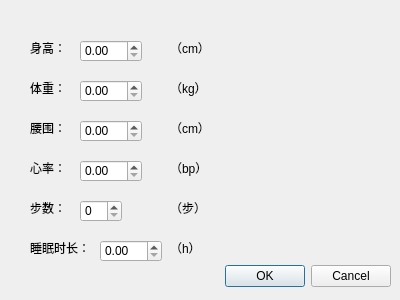
<?xml version="1.0" encoding="UTF-8"?>
<ui version="4.0">
 <class>VitalReDialog</class>
 <widget class="QDialog" name="VitalReDialog">
  <property name="geometry">
   <rect>
    <x>0</x>
    <y>0</y>
    <width>400</width>
    <height>300</height>
   </rect>
  </property>
  <property name="windowTitle">
   <string>Dialog</string>
  </property>
  <widget class="QDialogButtonBox" name="buttonBox">
   <property name="geometry">
    <rect>
     <x>50</x>
     <y>260</y>
     <width>341</width>
     <height>32</height>
    </rect>
   </property>
   <property name="orientation">
    <enum>Qt::Orientation::Horizontal</enum>
   </property>
   <property name="standardButtons">
    <set>QDialogButtonBox::StandardButton::Cancel|QDialogButtonBox::StandardButton::Ok</set>
   </property>
   <property name="centerButtons">
    <bool>false</bool>
   </property>
  </widget>
  <widget class="QSpinBox" name="stepspinBox">
   <property name="geometry">
    <rect>
     <x>80</x>
     <y>200</y>
     <width>42</width>
     <height>22</height>
    </rect>
   </property>
   <property name="maximum">
    <number>1000000</number>
   </property>
  </widget>
  <widget class="QDoubleSpinBox" name="weightSpinBox">
   <property name="geometry">
    <rect>
     <x>80</x>
     <y>80</y>
     <width>62</width>
     <height>22</height>
    </rect>
   </property>
   <property name="maximum">
    <double>300.000000000000000</double>
   </property>
  </widget>
  <widget class="QDoubleSpinBox" name="waistSpinBox_2">
   <property name="geometry">
    <rect>
     <x>80</x>
     <y>120</y>
     <width>62</width>
     <height>22</height>
    </rect>
   </property>
   <property name="maximum">
    <double>300.000000000000000</double>
   </property>
  </widget>
  <widget class="QDoubleSpinBox" name="heartrateSpinBox_3">
   <property name="geometry">
    <rect>
     <x>80</x>
     <y>160</y>
     <width>62</width>
     <height>22</height>
    </rect>
   </property>
   <property name="maximum">
    <double>350.000000000000000</double>
   </property>
  </widget>
  <widget class="QDoubleSpinBox" name="sleephSpinBox_4">
   <property name="geometry">
    <rect>
     <x>100</x>
     <y>240</y>
     <width>62</width>
     <height>22</height>
    </rect>
   </property>
   <property name="maximum">
    <double>48.000000000000000</double>
   </property>
  </widget>
  <widget class="QDoubleSpinBox" name="hightSpinBox">
   <property name="geometry">
    <rect>
     <x>80</x>
     <y>40</y>
     <width>62</width>
     <height>22</height>
    </rect>
   </property>
   <property name="maximum">
    <double>280.000000000000000</double>
   </property>
  </widget>
  <widget class="QLabel" name="label">
   <property name="geometry">
    <rect>
     <x>30</x>
     <y>40</y>
     <width>31</width>
     <height>16</height>
    </rect>
   </property>
   <property name="text">
    <string>身高：</string>
   </property>
  </widget>
  <widget class="QLabel" name="label_2">
   <property name="geometry">
    <rect>
     <x>30</x>
     <y>80</y>
     <width>31</width>
     <height>16</height>
    </rect>
   </property>
   <property name="text">
    <string>体重：</string>
   </property>
  </widget>
  <widget class="QLabel" name="label_3">
   <property name="geometry">
    <rect>
     <x>30</x>
     <y>160</y>
     <width>31</width>
     <height>16</height>
    </rect>
   </property>
   <property name="text">
    <string>心率：</string>
   </property>
  </widget>
  <widget class="QLabel" name="label_4">
   <property name="geometry">
    <rect>
     <x>30</x>
     <y>120</y>
     <width>31</width>
     <height>16</height>
    </rect>
   </property>
   <property name="text">
    <string>腰围：</string>
   </property>
  </widget>
  <widget class="QLabel" name="label_5">
   <property name="geometry">
    <rect>
     <x>30</x>
     <y>240</y>
     <width>61</width>
     <height>16</height>
    </rect>
   </property>
   <property name="text">
    <string>睡眠时长：</string>
   </property>
  </widget>
  <widget class="QLabel" name="label_6">
   <property name="geometry">
    <rect>
     <x>30</x>
     <y>200</y>
     <width>31</width>
     <height>16</height>
    </rect>
   </property>
   <property name="text">
    <string>步数：</string>
   </property>
  </widget>
  <widget class="QLabel" name="label_7">
   <property name="geometry">
    <rect>
     <x>170</x>
     <y>40</y>
     <width>41</width>
     <height>16</height>
    </rect>
   </property>
   <property name="text">
    <string>（cm）</string>
   </property>
  </widget>
  <widget class="QLabel" name="label_8">
   <property name="geometry">
    <rect>
     <x>170</x>
     <y>80</y>
     <width>41</width>
     <height>16</height>
    </rect>
   </property>
   <property name="text">
    <string>（kg）</string>
   </property>
  </widget>
  <widget class="QLabel" name="label_9">
   <property name="geometry">
    <rect>
     <x>170</x>
     <y>120</y>
     <width>41</width>
     <height>16</height>
    </rect>
   </property>
   <property name="text">
    <string>（cm）</string>
   </property>
  </widget>
  <widget class="QLabel" name="label_10">
   <property name="geometry">
    <rect>
     <x>170</x>
     <y>160</y>
     <width>41</width>
     <height>16</height>
    </rect>
   </property>
   <property name="text">
    <string>（bp）</string>
   </property>
  </widget>
  <widget class="QLabel" name="label_11">
   <property name="geometry">
    <rect>
     <x>170</x>
     <y>240</y>
     <width>41</width>
     <height>16</height>
    </rect>
   </property>
   <property name="text">
    <string>（h）</string>
   </property>
  </widget>
  <widget class="QLabel" name="label_12">
   <property name="geometry">
    <rect>
     <x>170</x>
     <y>200</y>
     <width>41</width>
     <height>16</height>
    </rect>
   </property>
   <property name="text">
    <string>（步）</string>
   </property>
  </widget>
 </widget>
 <resources/>
 <connections>
  <connection>
   <sender>buttonBox</sender>
   <signal>rejected()</signal>
   <receiver>VitalReDialog</receiver>
   <slot>reject()</slot>
   <hints>
    <hint type="sourcelabel">
     <x>316</x>
     <y>260</y>
    </hint>
    <hint type="destinationlabel">
     <x>286</x>
     <y>274</y>
    </hint>
   </hints>
  </connection>
  <connection>
   <sender>buttonBox</sender>
   <signal>accepted()</signal>
   <receiver>VitalReDialog</receiver>
   <slot>accept()</slot>
   <hints>
    <hint type="sourcelabel">
     <x>248</x>
     <y>254</y>
    </hint>
    <hint type="destinationlabel">
     <x>157</x>
     <y>274</y>
    </hint>
   </hints>
  </connection>
 </connections>
</ui>
